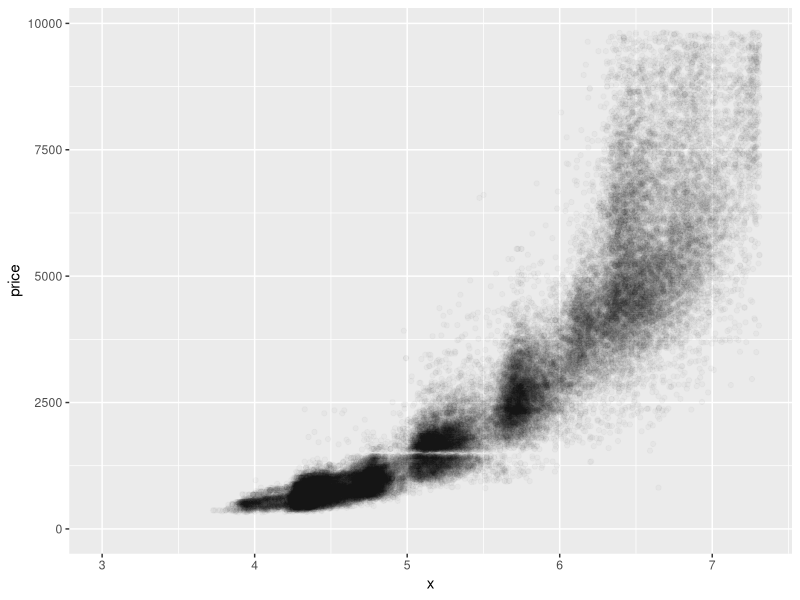
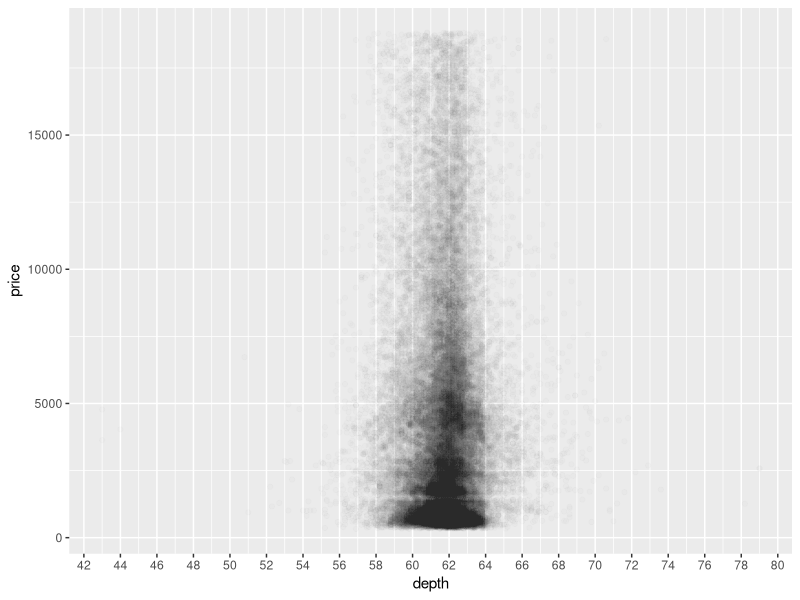

Here is the R script that generated these plots, in order:
## ---- chunk 1
setwd("~/R/udacity scripts/lesson4")
library(ggplot2)
data("diamonds")
str(diamonds)

ggplot(aes(x=x,y=price),data=diamonds) +
  geom_point(alpha=1/40,position = position_jitter(h=0.1)) +
  xlim(3,quantile(diamonds$x,0.90)) +
  ylim(0,quantile(diamonds$price,0.90))
## ---- chunk 2
with(diamonds,cor.test(x = x, y = price, method = 'pearson'))
with(diamonds,cor.test(x = y, y = price, method = 'pearson'))
with(diamonds,cor.test(x = z, y = price, method = 'pearson'))
## ---- chunk 3
ggplot(aes(x=depth,y=price),data=diamonds) +
  geom_point(alpha=1/100) +
  scale_x_continuous(breaks=seq(40,80,2))
## ---- chunk 4
with(diamonds,cor.test(x = depth, y = price, method = 'pearson'))
